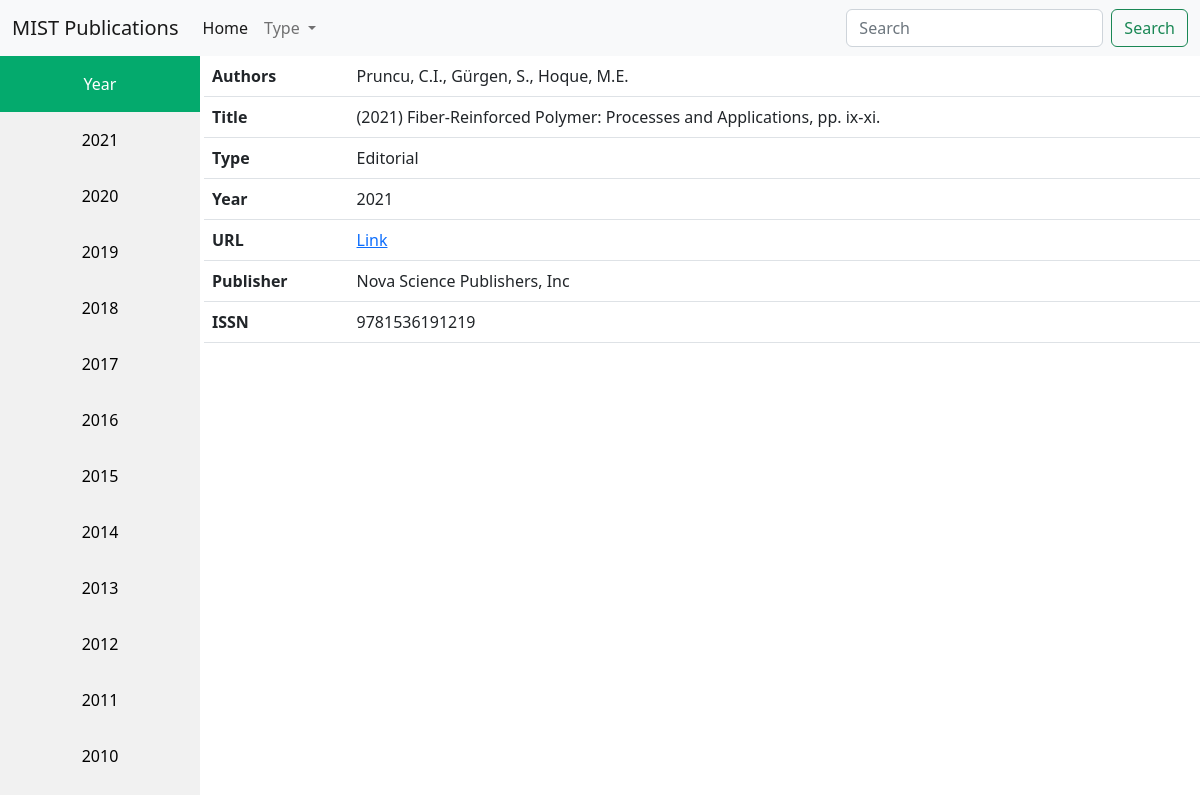
Before: /details/5/ with the older database file.
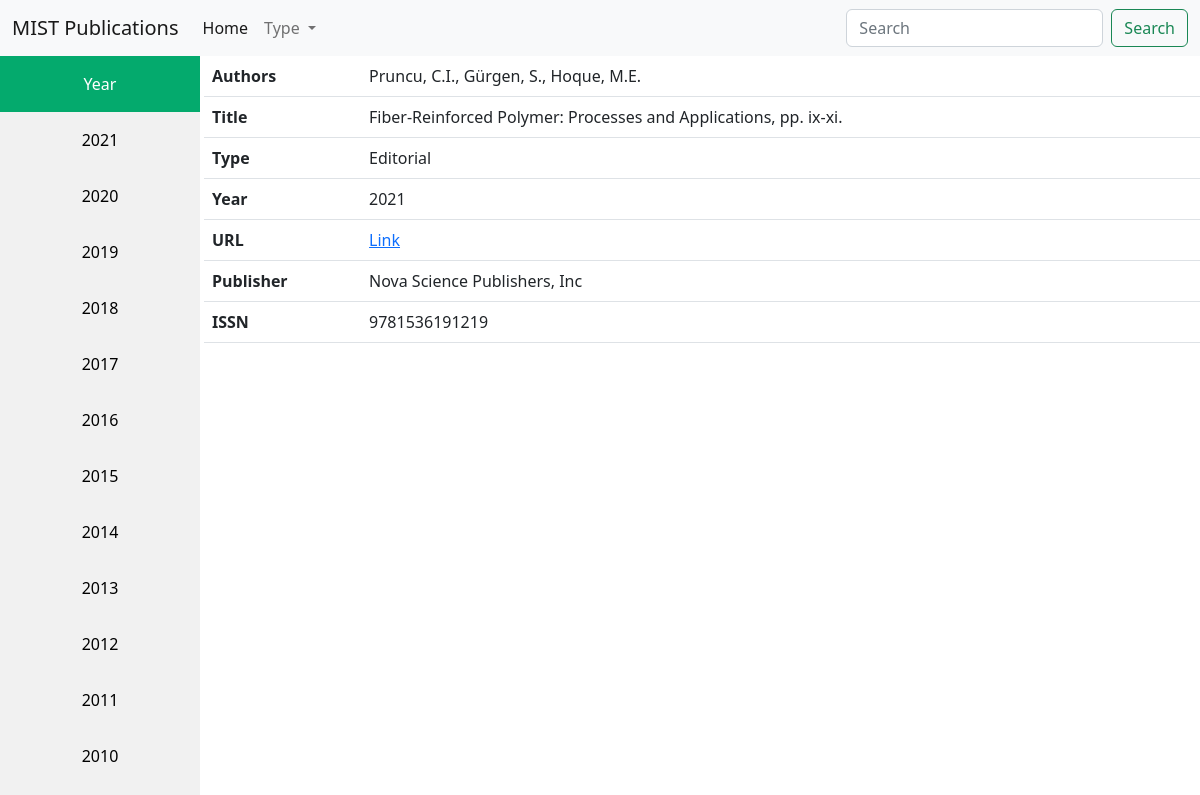
After: the same page with the newer database file.
### publications/models.py (models this page shows)
class Publication(models.Model):
    types = (
              ("Conference Paper", "Conference Paper"),
              ("Article", "Article"),
              ("Book Chapter", "Book Chapter"),
              ("Book","Book"),
              ("Editorial", "Editorial"),
              ("Review", "Review"),
              ("Letter", "Letter"),
            )
    authors = models.CharField(max_length= 500)
    title = models.CharField(max_length=1500)
    scopus_url = models.URLField(max_length=500, blank=True, null=True)
    DOI = models.CharField(max_length=100, blank=True, null=True)
    affiliation = models.TextField(blank=True, null=True)
    publisher = models.CharField(max_length=200, blank=True, null=True)
    ISSN = models.CharField(max_length=30, blank=True, null=True)
    ISBN = models.CharField(max_length=30, blank=True, null=True)
    document_type = models.CharField(max_length=50, choices=types)
    publication_stage = models.CharField(max_length=50, blank=True, null=True)
    open_access = models.CharField(max_length=50, blank=True, null=True)
    publishing_year = models.IntegerField()
    source = models.CharField(max_length=50, blank=True, null=True)
    cited_by = models.IntegerField(blank=True, null=True)

### publications/views.py (the view)
# urls.py: path('details/<str:id>/', views.details, name = 'details'),
def details(request, id):
    types = ["Conference Paper", "Article", "Book Chapter", "Book", "Editorial", "Review", "Letter"]
    years = list(year_publications.objects.all().values_list('year', flat=True))
    years_r = years.copy()
    years_r.sort(reverse=True)
    pub = Publication.objects.get(id = id)
    context = { 'message': 'Hello, World! :)', 'years': years,'years_r':years_r, "types": types, "pub": pub}
    return render(request, 'publications/details.html', context)

### publications/templates/publications/details.html (shortened to what this page needs)
<!doctype html>
<html lang="en">
  <head>
    <link href="https://cdn.jsdelivr.net/npm/bootstrap@5.2.0/dist/css/bootstrap.min.css" rel="stylesheet">
  </head>
  <body>
    {% include 'publications/nav.html' %}
    <div class="row">
        <div class="col-2">
            <div class="sidebar">
                <a class="active" href="">Year</a>
                {% for year in years_r %}
                <a href="{% url 'year_wise_publications' year=year %}">{{year}}</a>
                {% endfor %}
            </div>
        </div>
        <div class="col-10">
            <table class="table table-hover justify-content-center">
                <tbody>
                    <tr>
                        <th>Authors</th>
                        <td>{{pub.authors}}</td>
                    </tr>
                    <tr>
                        <th>Title</th>
                        <td>{{pub.title}}</td>
                    </tr>
                    <tr>
                        <th>Type</th>
                        <td>{{pub.document_type}}</td>
                    </tr>
                    <tr>
                        <th>Year</th>
                        <td>{{pub.publishing_year}}</td>
                    </tr>
                    <tr>
                        <th>URL</th>
                        <td><a href = {{pub.scopus_url}} target="_blank">Link</a></td>
                    </tr>
                    {% if pub.publisher %}
                    <tr>
                        <th>Publisher</th>
                        <td>{{pub.publisher}}</td>
                    </tr>
                    {% endif %}
                    {% if pub.ISSN %}
                    <tr>
                        <th>ISSN</th>
                        <td>{{pub.ISSN}}</td>
                    </tr>
                    {% endif %}
                </tbody>
              </table>
        </div>
    </div>
  </body>
</html>

Changed rows visible on the page:
changed Publication "Pruncu, C.I., Gürgen, S., Hoque, M.E.": title "(2021) Fiber-Reinforced Polymer: Processes and Applications, pp. ix-xi." → "Fiber-Reinforced Polymer: Processes and Applications, pp. ix-xi."
